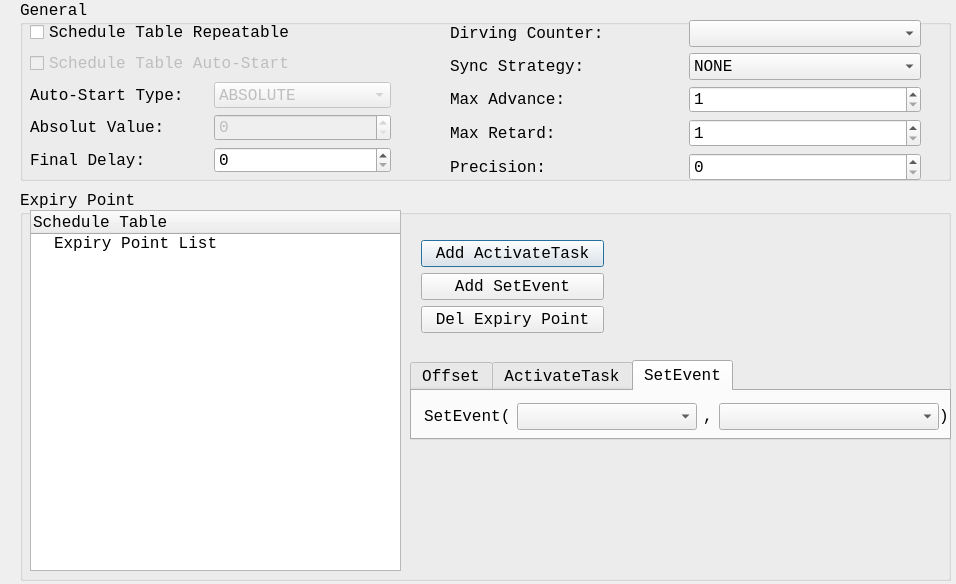
<?xml version="1.0" encoding="UTF-8"?>
<ui version="4.0">
 <class>cd_schedtbl</class>
 <widget class="QDialog" name="cd_schedtbl">
  <property name="geometry">
   <rect>
    <x>0</x>
    <y>0</y>
    <width>956</width>
    <height>584</height>
   </rect>
  </property>
  <property name="font">
   <font>
    <family>Consolas</family>
    <pointsize>12</pointsize>
    <weight>50</weight>
    <bold>false</bold>
   </font>
  </property>
  <property name="windowTitle">
   <string>GaInOS Schedule Table Configure</string>
  </property>
  <property name="styleSheet">
   <string notr="true">font: 12pt &quot;Consolas&quot;;</string>
  </property>
  <widget class="QGroupBox" name="groupBox">
   <property name="geometry">
    <rect>
     <x>20</x>
     <y>0</y>
     <width>931</width>
     <height>181</height>
    </rect>
   </property>
   <property name="title">
    <string>General</string>
   </property>
   <widget class="QWidget" name="layoutWidget">
    <property name="geometry">
     <rect>
      <x>430</x>
      <y>20</y>
      <width>471</width>
      <height>161</height>
     </rect>
    </property>
    <layout class="QVBoxLayout" name="verticalLayout_2">
     <item>
      <layout class="QHBoxLayout" name="horizontalLayout_6">
       <item>
        <widget class="QLabel" name="label_5">
         <property name="text">
          <string>Dirving Counter:</string>
         </property>
        </widget>
       </item>
       <item>
        <widget class="QComboBox" name="cmbxSchedTblDrivingCounter">
         <property name="minimumSize">
          <size>
           <width>0</width>
           <height>0</height>
          </size>
         </property>
        </widget>
       </item>
      </layout>
     </item>
     <item>
      <layout class="QHBoxLayout" name="horizontalLayout_5">
       <item>
        <widget class="QLabel" name="label_8">
         <property name="text">
          <string>Sync Strategy:</string>
         </property>
        </widget>
       </item>
       <item>
        <widget class="QComboBox" name="cmbxSchedTblSyncStrategy">
         <property name="minimumSize">
          <size>
           <width>0</width>
           <height>0</height>
          </size>
         </property>
         <item>
          <property name="text">
           <string>NONE</string>
          </property>
         </item>
         <item>
          <property name="text">
           <string>EXPLICIT</string>
          </property>
         </item>
         <item>
          <property name="text">
           <string>IMPLICIT</string>
          </property>
         </item>
        </widget>
       </item>
      </layout>
     </item>
     <item>
      <layout class="QHBoxLayout" name="horizontalLayout_10">
       <item>
        <widget class="QLabel" name="label_9">
         <property name="text">
          <string>Max Advance:</string>
         </property>
        </widget>
       </item>
       <item>
        <widget class="QSpinBox" name="spbxSchedTblMaxAdvance">
         <property name="enabled">
          <bool>true</bool>
         </property>
         <property name="minimumSize">
          <size>
           <width>181</width>
           <height>0</height>
          </size>
         </property>
         <property name="minimum">
          <number>1</number>
         </property>
         <property name="maximum">
          <number>65535</number>
         </property>
        </widget>
       </item>
      </layout>
     </item>
     <item>
      <layout class="QHBoxLayout" name="horizontalLayout_8">
       <item>
        <widget class="QLabel" name="label_10">
         <property name="text">
          <string>Max Retard:</string>
         </property>
        </widget>
       </item>
       <item>
        <widget class="QSpinBox" name="spbxSchedTblMaxRetard">
         <property name="enabled">
          <bool>true</bool>
         </property>
         <property name="minimumSize">
          <size>
           <width>0</width>
           <height>0</height>
          </size>
         </property>
         <property name="minimum">
          <number>1</number>
         </property>
         <property name="maximum">
          <number>65535</number>
         </property>
        </widget>
       </item>
      </layout>
     </item>
     <item>
      <layout class="QHBoxLayout" name="horizontalLayout_9">
       <item>
        <widget class="QLabel" name="label_11">
         <property name="text">
          <string>Precision:</string>
         </property>
        </widget>
       </item>
       <item>
        <widget class="QSpinBox" name="spbxSchedTblPrecision">
         <property name="enabled">
          <bool>true</bool>
         </property>
         <property name="minimumSize">
          <size>
           <width>181</width>
           <height>0</height>
          </size>
         </property>
         <property name="minimum">
          <number>0</number>
         </property>
         <property name="maximum">
          <number>65535</number>
         </property>
         <property name="value">
          <number>0</number>
         </property>
        </widget>
       </item>
      </layout>
     </item>
    </layout>
   </widget>
   <widget class="QWidget" name="layoutWidget">
    <property name="geometry">
     <rect>
      <x>10</x>
      <y>20</y>
      <width>361</width>
      <height>153</height>
     </rect>
    </property>
    <layout class="QVBoxLayout" name="verticalLayout_3">
     <item>
      <widget class="QCheckBox" name="cbxSchedTblRepeatable">
       <property name="text">
        <string>Schedule Table Repeatable</string>
       </property>
      </widget>
     </item>
     <item>
      <widget class="QCheckBox" name="cbxSchedTblAutostartable">
       <property name="enabled">
        <bool>false</bool>
       </property>
       <property name="text">
        <string>Schedule Table Auto-Start</string>
       </property>
      </widget>
     </item>
     <item>
      <layout class="QHBoxLayout" name="horizontalLayout_7">
       <item>
        <widget class="QLabel" name="label_6">
         <property name="text">
          <string>Auto-Start Type:</string>
         </property>
        </widget>
       </item>
       <item>
        <widget class="QComboBox" name="cmbxSchedTblAutoStartType">
         <property name="enabled">
          <bool>false</bool>
         </property>
         <property name="minimumSize">
          <size>
           <width>0</width>
           <height>0</height>
          </size>
         </property>
         <item>
          <property name="text">
           <string>ABSOLUTE</string>
          </property>
         </item>
         <item>
          <property name="text">
           <string>RELATIVE</string>
          </property>
         </item>
         <item>
          <property name="text">
           <string>SYNCHRON</string>
          </property>
         </item>
        </widget>
       </item>
      </layout>
     </item>
     <item>
      <layout class="QHBoxLayout" name="horizontalLayout_2">
       <item>
        <widget class="QLabel" name="lblSchedTblAbsRel">
         <property name="text">
          <string>Absolut Value:</string>
         </property>
        </widget>
       </item>
       <item>
        <widget class="QSpinBox" name="spbxSchedTblAbsRel">
         <property name="enabled">
          <bool>false</bool>
         </property>
         <property name="minimumSize">
          <size>
           <width>0</width>
           <height>0</height>
          </size>
         </property>
         <property name="maximum">
          <number>65535</number>
         </property>
        </widget>
       </item>
      </layout>
     </item>
     <item>
      <layout class="QHBoxLayout" name="horizontalLayout_4">
       <item>
        <widget class="QLabel" name="label_7">
         <property name="text">
          <string>Final Delay:</string>
         </property>
        </widget>
       </item>
       <item>
        <widget class="QSpinBox" name="spbxSchedTblFinalDelay">
         <property name="minimumSize">
          <size>
           <width>0</width>
           <height>0</height>
          </size>
         </property>
         <property name="minimum">
          <number>0</number>
         </property>
         <property name="maximum">
          <number>65535</number>
         </property>
        </widget>
       </item>
      </layout>
     </item>
    </layout>
   </widget>
  </widget>
  <widget class="QGroupBox" name="groupBox_2">
   <property name="geometry">
    <rect>
     <x>20</x>
     <y>190</y>
     <width>931</width>
     <height>391</height>
    </rect>
   </property>
   <property name="title">
    <string>Expiry Point</string>
   </property>
   <widget class="QTreeWidget" name="trSchedTable">
    <property name="geometry">
     <rect>
      <x>10</x>
      <y>20</y>
      <width>371</width>
      <height>361</height>
     </rect>
    </property>
    <column>
     <property name="text">
      <string>Schedule Table</string>
     </property>
    </column>
    <item>
     <property name="text">
      <string>Expiry Point List</string>
     </property>
    </item>
   </widget>
   <widget class="QTabWidget" name="tabSchedTblCfg">
    <property name="geometry">
     <rect>
      <x>390</x>
      <y>170</y>
      <width>541</width>
      <height>80</height>
     </rect>
    </property>
    <property name="currentIndex">
     <number>2</number>
    </property>
    <widget class="QWidget" name="tab">
     <attribute name="title">
      <string>Offset</string>
     </attribute>
     <widget class="QWidget" name="layoutWidget">
      <property name="geometry">
       <rect>
        <x>10</x>
        <y>10</y>
        <width>441</width>
        <height>27</height>
       </rect>
      </property>
      <layout class="QHBoxLayout" name="horizontalLayout_3">
       <item>
        <widget class="QLabel" name="label_4">
         <property name="text">
          <string>Offset:</string>
         </property>
        </widget>
       </item>
       <item>
        <widget class="QSpinBox" name="spbxSchedEpOffset">
         <property name="minimumSize">
          <size>
           <width>0</width>
           <height>0</height>
          </size>
         </property>
         <property name="maximum">
          <number>65535</number>
         </property>
        </widget>
       </item>
      </layout>
     </widget>
    </widget>
    <widget class="QWidget" name="tab_2">
     <attribute name="title">
      <string>ActivateTask</string>
     </attribute>
     <widget class="QWidget" name="layoutWidget">
      <property name="geometry">
       <rect>
        <x>10</x>
        <y>10</y>
        <width>401</width>
        <height>27</height>
       </rect>
      </property>
      <layout class="QHBoxLayout" name="horizontalLayout">
       <item>
        <widget class="QLabel" name="label">
         <property name="text">
          <string>ActivateTask(</string>
         </property>
        </widget>
       </item>
       <item>
        <widget class="QComboBox" name="cmbxActTskId">
         <property name="minimumSize">
          <size>
           <width>250</width>
           <height>0</height>
          </size>
         </property>
        </widget>
       </item>
       <item>
        <widget class="QLabel" name="label_13">
         <property name="text">
          <string>)</string>
         </property>
        </widget>
       </item>
      </layout>
     </widget>
    </widget>
    <widget class="QWidget" name="tab_3">
     <attribute name="title">
      <string>SetEvent</string>
     </attribute>
     <widget class="QWidget" name="layoutWidget">
      <property name="geometry">
       <rect>
        <x>12</x>
        <y>12</y>
        <width>525</width>
        <height>27</height>
       </rect>
      </property>
      <layout class="QHBoxLayout" name="horizontalLayout_11">
       <item>
        <widget class="QLabel" name="label_2">
         <property name="text">
          <string>SetEvent(</string>
         </property>
        </widget>
       </item>
       <item>
        <widget class="QComboBox" name="cmbxSetTskId">
         <property name="minimumSize">
          <size>
           <width>180</width>
           <height>0</height>
          </size>
         </property>
        </widget>
       </item>
       <item>
        <widget class="QLabel" name="label_12">
         <property name="text">
          <string>,</string>
         </property>
        </widget>
       </item>
       <item>
        <widget class="QComboBox" name="cmbxSetEnt">
         <property name="minimumSize">
          <size>
           <width>220</width>
           <height>0</height>
          </size>
         </property>
        </widget>
       </item>
       <item>
        <widget class="QLabel" name="label_3">
         <property name="text">
          <string>)</string>
         </property>
        </widget>
       </item>
      </layout>
     </widget>
    </widget>
   </widget>
   <widget class="QWidget" name="layoutWidget">
    <property name="geometry">
     <rect>
      <x>401</x>
      <y>50</y>
      <width>183</width>
      <height>95</height>
     </rect>
    </property>
    <layout class="QVBoxLayout" name="verticalLayout">
     <item>
      <widget class="QPushButton" name="btnAdd1">
       <property name="minimumSize">
        <size>
         <width>181</width>
         <height>0</height>
        </size>
       </property>
       <property name="text">
        <string>Add ActivateTask</string>
       </property>
      </widget>
     </item>
     <item>
      <widget class="QPushButton" name="btnAdd2">
       <property name="text">
        <string>Add SetEvent</string>
       </property>
      </widget>
     </item>
     <item>
      <widget class="QPushButton" name="btnDel">
       <property name="text">
        <string>Del Expiry Point</string>
       </property>
      </widget>
     </item>
    </layout>
   </widget>
  </widget>
 </widget>
 <resources/>
 <connections/>
</ui>
